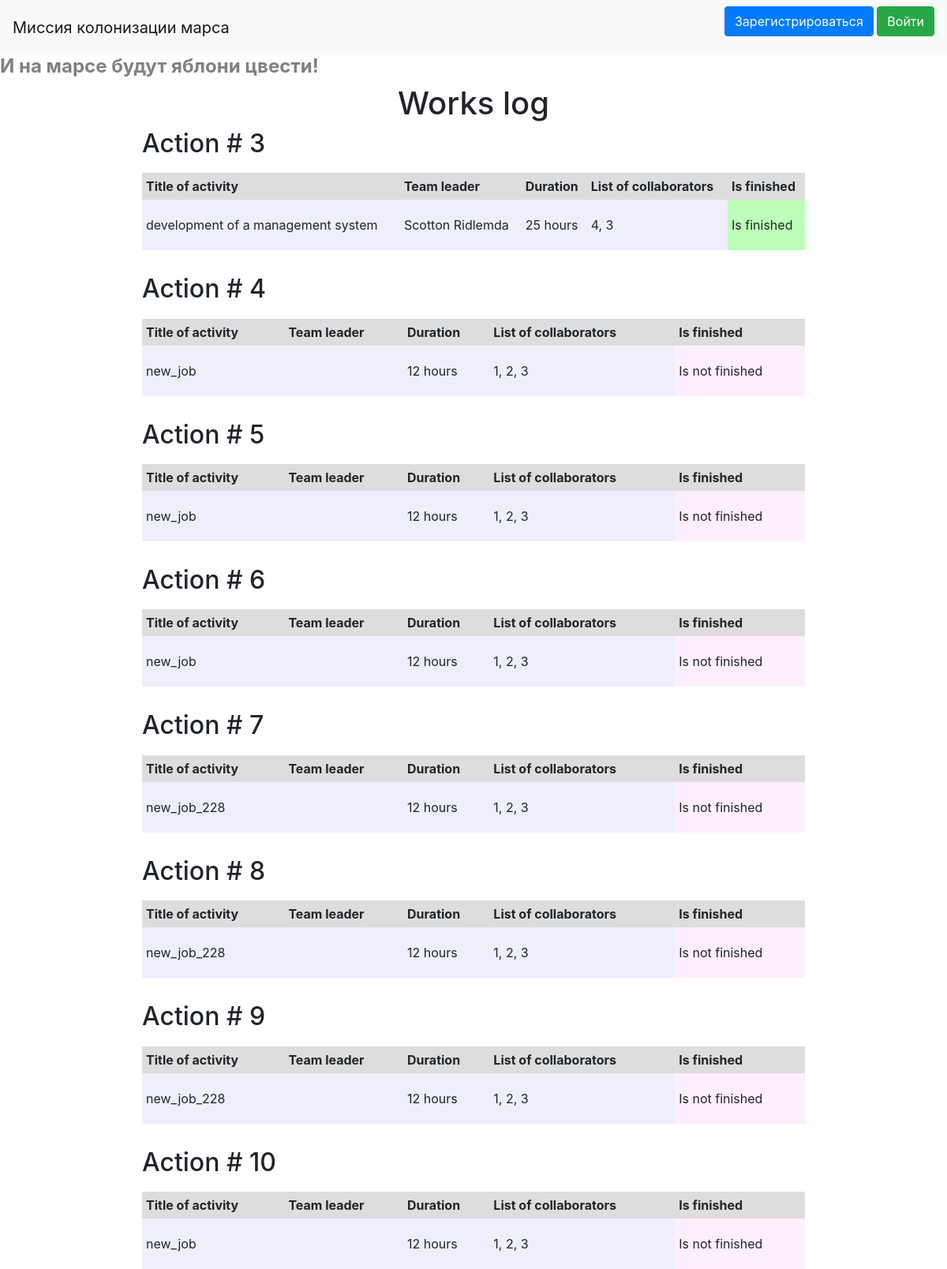
The page / on the database its author committed.
### solution/data/jobs.py (models this page shows)
class Jobs(SqlAlchemyBase, SerializerMixin):
    __tablename__ = 'jobs'
    id = sqlalchemy.Column(sqlalchemy.Integer,
                           primary_key=True, autoincrement=True)
    team_leader = sqlalchemy.Column(sqlalchemy.Integer,
                                    sqlalchemy.ForeignKey("users.id"))
    user = orm.relationship('User')
    job = sqlalchemy.Column(sqlalchemy.String)
    work_size = sqlalchemy.Column(sqlalchemy.Integer)
    collaborators = sqlalchemy.Column(sqlalchemy.String, nullable=True)
    start_date = sqlalchemy.Column(sqlalchemy.DateTime)
    end_date = sqlalchemy.Column(sqlalchemy.DateTime)
    is_finished = sqlalchemy.Column(sqlalchemy.Boolean)
    categories = orm.relationship("Category", secondary="association", backref="jobs")

### solution/data/users.py (models this page shows, shortened)
class User(SqlAlchemyBase, UserMixin, SerializerMixin):
    __tablename__ = 'users'
    id = sqlalchemy.Column(sqlalchemy.Integer, primary_key=True, autoincrement=True)
    surname = sqlalchemy.Column(sqlalchemy.String)
    name = sqlalchemy.Column(sqlalchemy.String)
    age = sqlalchemy.Column(sqlalchemy.Integer)
    position = sqlalchemy.Column(sqlalchemy.String)
    speciality = sqlalchemy.Column(sqlalchemy.String)
    address = sqlalchemy.Column(sqlalchemy.String)
    email = sqlalchemy.Column(sqlalchemy.String, unique=True)
    hashed_password = sqlalchemy.Column(sqlalchemy.String, nullable=True)
    modified_date = sqlalchemy.Column(sqlalchemy.DateTime, default=datetime.datetime.now)
    lead_jobs = orm.relationship("Jobs", back_populates='user')

### solution/main.py (the view)
@app.route('/')
def index():
    db_sess = db_session.create_session()
    jobs = db_sess.query(Jobs).all()
    return render_template("index.html", jobs=jobs, title="������ �����")

### solution/data/db_session.py (called while the page is built)
def create_session() -> Session:
    global __factory
    return __factory()

### solution/templates/index.html (shortened to what this page needs)
{% extends "base.html" %}
{% block content %}
<h1>Works log</h1>
<div class="works_logs">
{% for item in jobs%}
<div class="works_log">
    <h2>Action # {{item.id}}</h2>
    <table>
        <thead>
            <tr>
                <th>Title of activity</th>
                <th>Team leader</th>
                <th>Duration</th>
                <th>List of collaborators</th>
                <th>Is finished</th>
            </tr>
        </thead>
        <tbody>
            <tr>
                <td>{{item.job}}</td>
                <td>{{item.user.surname}} {{item.user.name}}</td>
                <td>{{item.work_size}} hours</td>
                <td>{{item.collaborators}}</td>
                {% if item.is_finished %}
                <td class="is_finished">Is finished</td>
                {% else %}
                <td class="is_not_finished">Is not finished</td>
                {% endif %}
            </tr>
        </tbody>
    </table>
</div>
{% endfor %}
</div>
{% endblock %}

### solution/templates/base.html (shortened to what this page needs)
<!doctype html>
<html lang="en">
<head>
    <link rel="stylesheet"
          href="https://stackpath.bootstrapcdn.com/bootstrap/4.4.1/css/bootstrap.min.css"
>
    <link rel="stylesheet" href="static/css/index.css">
</head>
<body>
<header>
    <nav class="navbar navbar-light bg-light">
        <a class="navbar-brand" href="#">Миссия колонизации марса</a>
        {% if current_user.is_authenticated %}
            <a class="navbar-brand" href="/logout">{{ current_user.name }}</a>
        {% else %}
        <p>
            <a class="btn btn-primary " href="/register">Зарегистрироваться</a>
            <a class="btn btn-success" href="/login">Войти</a>
        </p>
        {% endif %}
    </nav>
</header>
<main>
    <h2 class="apples">И на марсе будут яблони цвести!</h2>
    {% block content %}{% endblock %}
</main>
</body>
</html>

### solution/static/css/index.css (style rules this page uses)
.apples { font-size: 24px; color: gray; font-weight: bold; align-self: self-start; }
main h1 { text-align: center; }
main { display: flex; flex-direction: column; align-items: center; }
.works_logs { display: flex; flex-direction: column; align-items: stretch; width: 70vw; gap: 30px; }
.works_log { display: flex; flex-direction: column; gap: 10px; }
td { padding-block: 20px; padding-inline: 5px; background-color: rgb(238,238,255); }
th { padding: 5px; background-color: rgb(221,221,221); }
.is_not_finished { background-color: rgb(255,238,255); }
.is_finished { background-color: rgb(187,255,184); }

### rows shown on the page
Jobs: id "3", job "development of a management system", user.surname "Scotton", user.name "Ridlemda", work_size "25", collaborators "4, 3", is_finished "Is finished"
Jobs: id "4", job "new_job", work_size "12", collaborators "1, 2, 3", is_finished "Is not finished"
Jobs: id "5", job "new_job", work_size "12", collaborators "1, 2, 3", is_finished "Is not finished"
Jobs: id "6", job "new_job", work_size "12", collaborators "1, 2, 3", is_finished "Is not finished"
Jobs: id "7", job "new_job_228", work_size "12", collaborators "1, 2, 3", is_finished "Is not finished"
Jobs: id "8", job "new_job_228", work_size "12", collaborators "1, 2, 3", is_finished "Is not finished"
Jobs: id "9", job "new_job_228", work_size "12", collaborators "1, 2, 3", is_finished "Is not finished"
Jobs: id "10", job "new_job", work_size "12", collaborators "1, 2, 3", is_finished "Is not finished"
